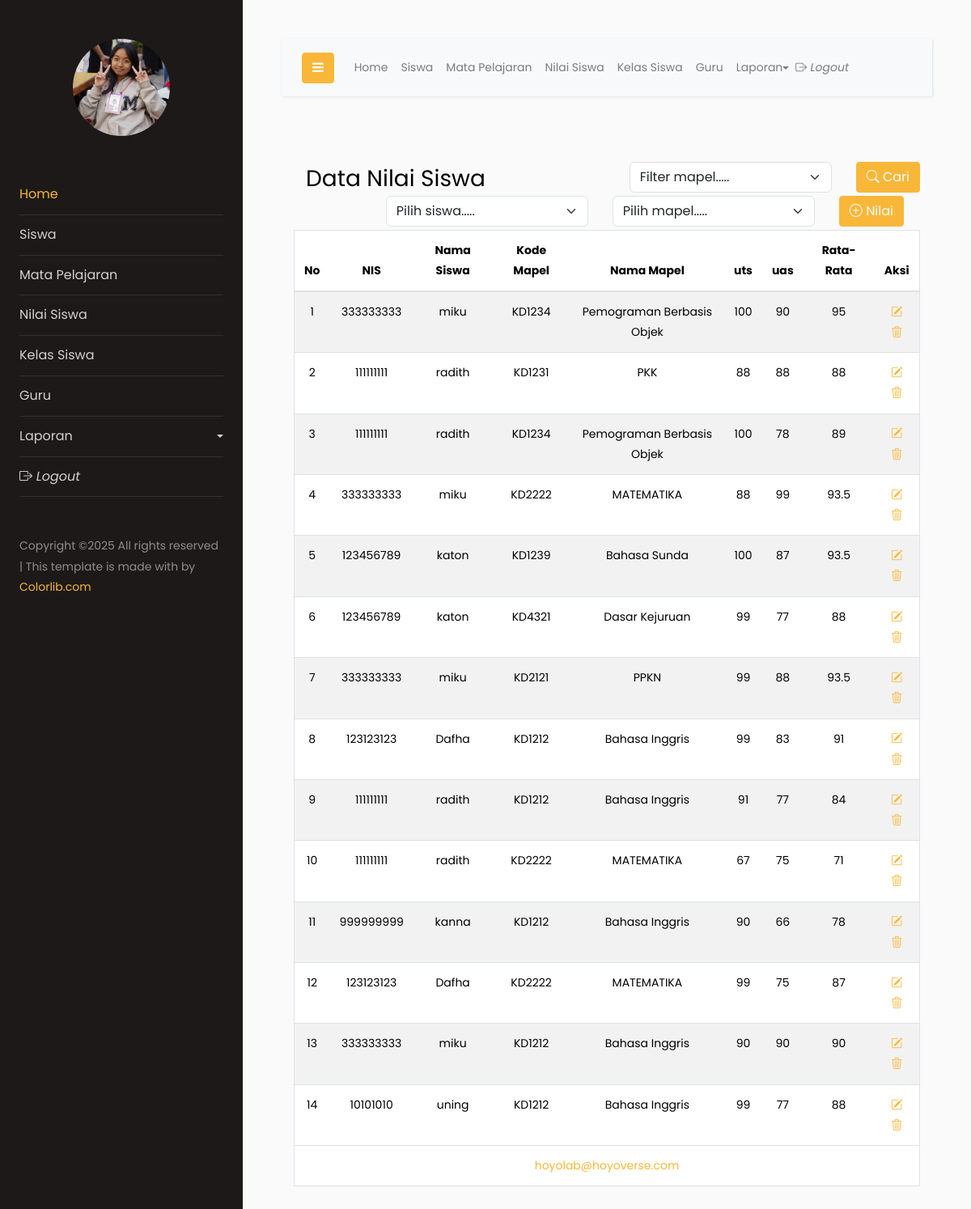
Screenshot of /?menu=nilai with the database file from the repository.
### tables this page shows
CREATE TABLE `nilai` (
  `id` int(11) NOT NULL,
  `nis` int(11) NOT NULL,
  `kd_mapel` varchar(8) NOT NULL,
  `uts` smallint(4) NOT NULL,
  `uas` smallint(4) NOT NULL
);

CREATE TABLE `siswa` (
  `nis` int(11) NOT NULL,
  `nama_siswa` varchar(50) NOT NULL,
  `jk_siswa` enum('Perempuan','Laki-Laki') NOT NULL,
  `alamat_siswa` varchar(50) NOT NULL,
  `kd_kelas` varchar(5) NOT NULL
);

CREATE TABLE `mapel` (
  `kd_mapel` varchar(30) NOT NULL,
  `nama_mapel` varchar(60) NOT NULL,
  `jp` int(11) NOT NULL,
  `kd_guru` int(11) NOT NULL
);

### nilai/view.php (the view, shortened to what this page needs)
<?php
    echo"<br>";
?>
<div class="container-fluid mt-3">
    <form action="<?php echo htmlspecialchars($_SERVER['PHP_SELF']); ?>?menu=nilai" method="POST">
        <div class="row float-end">
            <div class="col">
                 <select name="carimapel" class="form-select" style="width: 250px;">
                    <option value="-1">Filter mapel.....</option>
                </select>
            </div>
             <div class="col">
                <button class="btn btn-primary">
                    <span class="bi bi-search"> Cari</span>
                </button>
            </div>
        </div>
    </form>
</div>
<div class="container-fluid ">
    <form action="<?php $_SERVER['PHP_SELF'];?>?menu=nilai" method="POST">
        <span class="h3 col">Data Nilai Siswa</span>
        <div class="row float-end">
            <div class="col">
                <select name="siswa" class="form-select" style="width: 250px;">
                    <option value="">Pilih siswa.....</option>
                </select>
            </div>
            <div class="col">
            <select name="mapel" class="form-select" style="width: 250px;">
                    <option value="">Pilih mapel.....</option>
                </select>
            </div>
            <div class="col float-end" style="margin-right: 20px;">
                    <button class="btn btn-primary">
                        <span class="bi bi-plus-circle "> Nilai</span>
                    </button>
            </div>
        </div>
    </form>
    <br>
    <table class="table table-striped border border-default border-5 mt-3">
        <thead>
        <tr align="center">
            <th>No</th>
            <th>NIS</th>
            <th>Nama Siswa</th>
            <th>Kode Mapel</th>
            <th>Nama Mapel</th>
            <th>uts</th>
            <th>uas</th>
            <th>Rata-Rata</th>
            <th>Aksi</th>
        </tr>
        </thead>
        <tbody>
            <?php
                $criteria = "";
                $sql = "SELECT siswa.nis, siswa.nama_siswa,
                                mapel.kd_mapel, mapel.nama_mapel,
                                nilai.uts, nilai.uas, nilai.id
                        FROM siswa JOIN nilai ON siswa.nis=nilai.nis JOIN mapel ON mapel.kd_mapel=nilai.kd_mapel ".$criteria;
                $result = $conn->query("$sql");
                if($result->num_rows>0){
                    $no=0;
                    while($row=$result->fetch_assoc()){
                        $no++;
            ?>
        <tr align="center">
            <td><?php echo $no;?></td>
            <td><?php echo $row['nis'];?></td>
            <td><?php echo $row['nama_siswa'];?></td>
            <td><?php echo $row['kd_mapel'];?></td>
            <td><?php echo $row['nama_mapel'];?></td>
            <td><?php echo $row['uts'];?></td>
            <td><?php echo $row['uas'];?></td>
            <td><?php echo ($row['uts'] + $row['uas'])/2;?></td>
            <td>
                <a href="#" class="" data-bs-toggle="modal" data-bs-target="#tambah-<?php echo $row['id']; ?>"><i class="bi bi-pencil-square"></i></a>
                <a href="nilai/hapus.php?id=<?php echo $row['id'];?>" onclick="return confirm('Apakah anda yakin ingin menghapus ?');"><i class="bi bi-trash3"></i></a>
            </td>
        </tr>
        <?php
                }
            }else{
                echo"<tr>
                        <td colspan='5'
                            Data belum ada.....
                        </td>
                    </tr>";
            }
        ?>
        </tbody>
        <tfoot>
        <tr>
            <td colspan="9" align="center"><a href="#">hoyolab@hoyoverse.com</a></td>
        </tfoot>
    </table>
</div>

### rows the page displays
nilai: nis.nis "333333333", nis.nama_siswa "miku", kd_mapel.kd_mapel "KD1234", kd_mapel.nama_mapel "Pemograman Berbasis Objek", uts "100", uas "90", ($row['uts'] + $row['uas'])/2 "95"
nilai: nis.nis "111111111", nis.nama_siswa "radith", kd_mapel.kd_mapel "KD1231", kd_mapel.nama_mapel "PKK", uts "88", uas "88", ($row['uts'] + $row['uas'])/2 "88"
nilai: nis.nis "111111111", nis.nama_siswa "radith", kd_mapel.kd_mapel "KD1234", kd_mapel.nama_mapel "Pemograman Berbasis Objek", uts "100", uas "78", ($row['uts'] + $row['uas'])/2 "89"
nilai: nis.nis "333333333", nis.nama_siswa "miku", kd_mapel.kd_mapel "KD2222", kd_mapel.nama_mapel "MATEMATIKA", uts "88", uas "99", ($row['uts'] + $row['uas'])/2 "93.5"
nilai: nis.nis "123456789", nis.nama_siswa "katon", kd_mapel.kd_mapel "KD1239", kd_mapel.nama_mapel "Bahasa Sunda", uts "100", uas "87", ($row['uts'] + $row['uas'])/2 "93.5"
nilai: nis.nis "123456789", nis.nama_siswa "katon", kd_mapel.kd_mapel "KD4321", kd_mapel.nama_mapel "Dasar Kejuruan", uts "99", uas "77", ($row['uts'] + $row['uas'])/2 "88"
nilai: nis.nis "333333333", nis.nama_siswa "miku", kd_mapel.kd_mapel "KD2121", kd_mapel.nama_mapel "PPKN", uts "99", uas "88", ($row['uts'] + $row['uas'])/2 "93.5"
nilai: nis.nis "123123123", nis.nama_siswa "Dafha", kd_mapel.kd_mapel "KD1212", kd_mapel.nama_mapel "Bahasa Inggris", uts "99", uas "83", ($row['uts'] + $row['uas'])/2 "91"
nilai: nis.nis "111111111", nis.nama_siswa "radith", kd_mapel.kd_mapel "KD1212", kd_mapel.nama_mapel "Bahasa Inggris", uts "91", uas "77", ($row['uts'] + $row['uas'])/2 "84"
nilai: nis.nis "111111111", nis.nama_siswa "radith", kd_mapel.kd_mapel "KD2222", kd_mapel.nama_mapel "MATEMATIKA", uts "67", uas "75", ($row['uts'] + $row['uas'])/2 "71"
nilai: nis.nis "999999999", nis.nama_siswa "kanna", kd_mapel.kd_mapel "KD1212", kd_mapel.nama_mapel "Bahasa Inggris", uts "90", uas "66", ($row['uts'] + $row['uas'])/2 "78"
nilai: nis.nis "123123123", nis.nama_siswa "Dafha", kd_mapel.kd_mapel "KD2222", kd_mapel.nama_mapel "MATEMATIKA", uts "99", uas "75", ($row['uts'] + $row['uas'])/2 "87"
nilai: nis.nis "333333333", nis.nama_siswa "miku", kd_mapel.kd_mapel "KD1212", kd_mapel.nama_mapel "Bahasa Inggris", uts "90", uas "90", ($row['uts'] + $row['uas'])/2 "90"
nilai: nis.nis "10101010", nis.nama_siswa "uning", kd_mapel.kd_mapel "KD1212", kd_mapel.nama_mapel "Bahasa Inggris", uts "99", uas "77", ($row['uts'] + $row['uas'])/2 "88"
